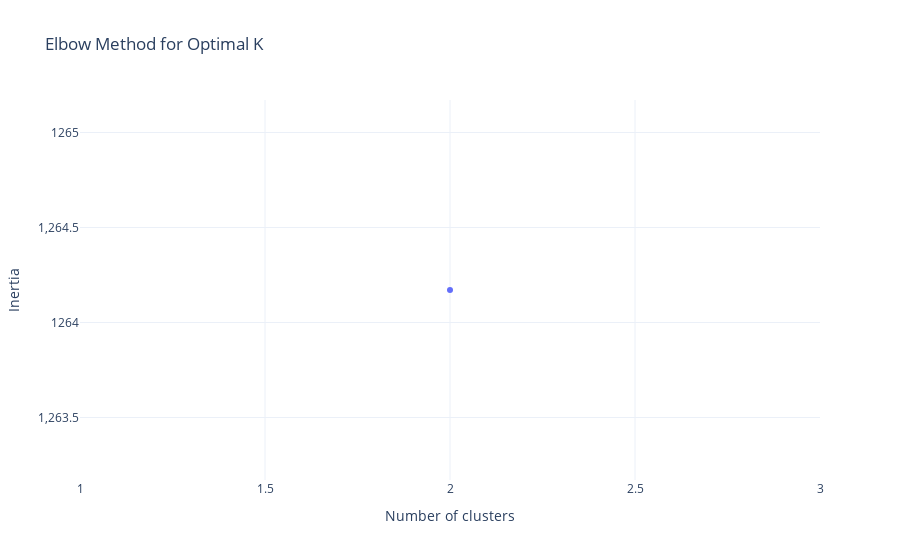

The code cell stored with this chart in its notebook:
### Code cell
# Visualisation de la méthode du coude pour déterminer le nombre optimal de clusters
fig = px.line(
    x=list(range(2, len(inertia) + 2)),  # Axe X : nombre de clusters testés
    y=inertia,                           # Axe Y : inertie
    markers=True,                        # Affiche un point pour chaque valeur
    title='Elbow Method for Optimal K'   # Titre du graphique
)

# Personnalisation des axes et du thème
fig.update_layout(
    xaxis_title="Number of clusters",   # Libellé axe X
    yaxis_title="Inertia",              # Libellé axe Y
    template="plotly_white"             # Thème visuel épuré
)

# Affichage interactif du graphique
fig.show()

### Figure 1 — Plotly figure (JSON) as saved in the notebook; plotly's stock layout.template omitted (floating-point values rounded to 4 significant figures)
{"data": [{"hovertemplate": "x=%{x}<br>y=%{y}<extra></extra>", "legendgroup": "", "line": {"color": "#636efa", "dash": "solid"}, "marker": {"symbol": "circle"}, "mode": "lines+markers", "name": "", "orientation": "v", "showlegend": false, "type": "scatter", "x": [2], "xaxis": "x", "y": [1264.0], "yaxis": "y"}], "layout": {"legend": {"tracegroupgap": 0}, "title": {"text": "Elbow Method for Optimal K"}, "xaxis": {"anchor": "y", "domain": [0, 1], "title": {"text": "Number of clusters"}}, "yaxis": {"anchor": "x", "domain": [0, 1], "title": {"text": "Inertia"}}}}
